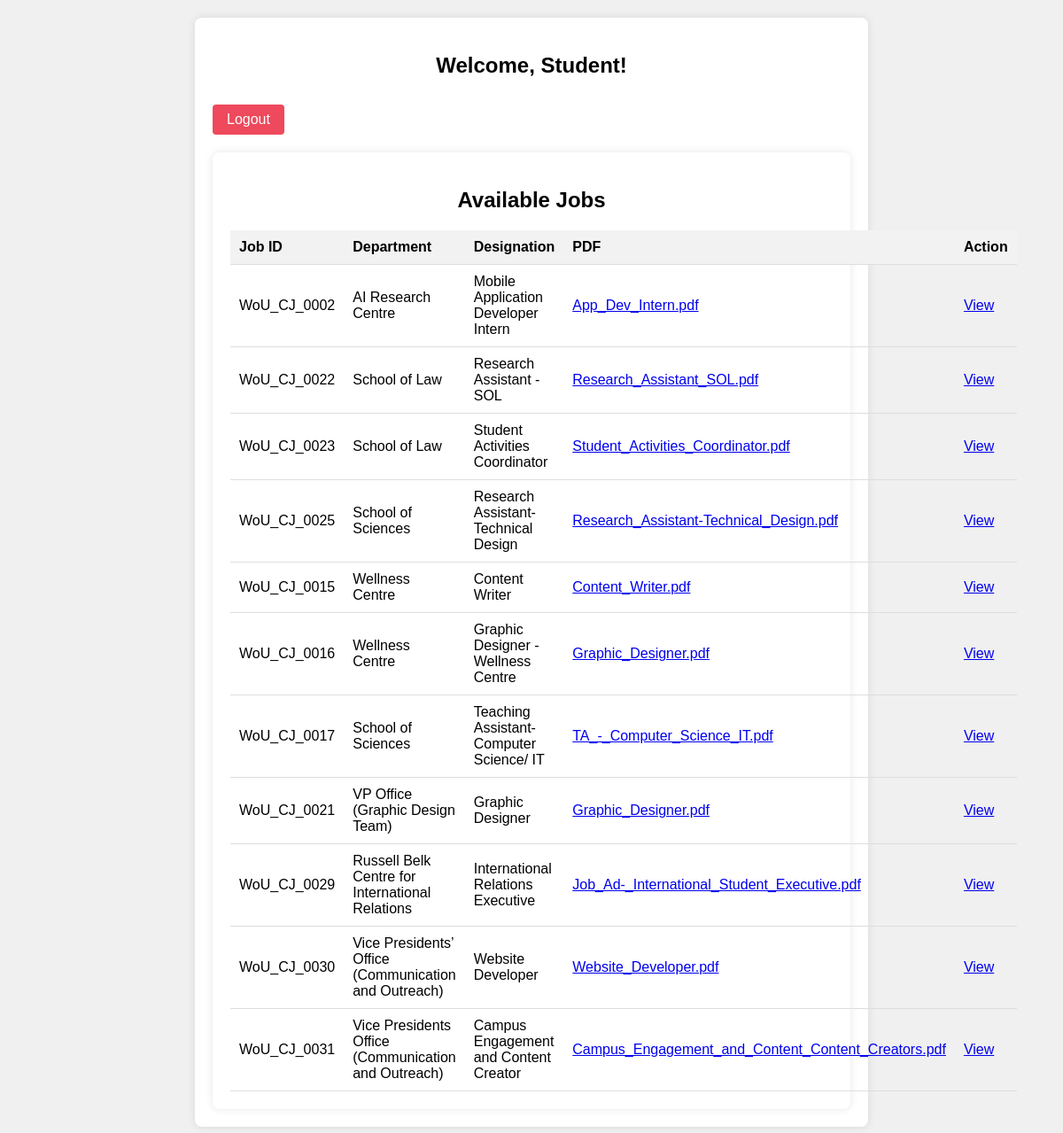
Screenshot of /student_dashboard (signed in) with the database file from the repository.
### tables this page shows
CREATE TABLE job (
            job_id INTEGER PRIMARY KEY AUTOINCREMENT,
            id INTEGER NOT NULL,
            department TEXT NOT NULL,
            designation TEXT NOT NULL,
            description TEXT,
            pdf_path TEXT,
            pdf_filename TEXT
        );

### main.py (the view)
@app.route('/student_dashboard')
@login_required
def student_dashboard():
    if 'email' in session:
        email = session['email']
        conn = sqlite3.connect('pdfs.db')
        c = conn.cursor()
        c.execute('SELECT * FROM job')
        jobs = c.fetchall()
        conn.close()
        return render_template('Student.html', email=email, jobs=jobs)
    else:
        return jsonify({'message': 'Session email not found. Please log in again.'}), 404

### main.py (called while the page is built)
@login_manager.user_loader
def load_user(user_id):
    user = Faculty.get(user_id)
    if not user:
        user = Student.get(user_id)
    return user

    @staticmethod
    def get(email):
        conn = sqlite3.connect('pdfs.db')
        c = conn.cursor()
        c.execute('SELECT Email_ID, Password FROM users WHERE Email_ID = ?', (email,))
        user_data = c.fetchone()
        conn.close()
        if user_data:
            return Faculty(user_data[0])
        else:
            return None

### templates/Student.html (shortened to what this page needs)
<!DOCTYPE html>
<html lang="en">
<head>
</head>
<body>
    <div class="container">
        <h2>Welcome, Student!</h2>
        <a class="btn" href="{{ url_for('logout') }}">Logout</a>
        <div class="job_cont">
            <h2>Available Jobs</h2>
            <table>
                <thead>
                    <tr>
                        <th>Job ID</th>
                        <th>Department</th>
                        <th>Designation</th>
                        <th>PDF</th>
                        <th>Action</th>
                    </tr>
                </thead>
                <tbody>
                    {% if jobs %}
                    {% for job in jobs %}
                    <tr>
                        <td>{{ job[1] }}</td>
                        <td>{{ job[2] }}</td>
                        <td>{{ job[3] }}</td>
                        <td><a href="#" onclick="showPDF('{{ job[5] }}')">{{ job[6] }}</a></td>
                        <td>
                            <a href="#" class="view-job"
                                onclick="showModal('{{ job[1] }}','{{ job[2] }}', '{{ job[3] }}', '{{ job[4] }}', '{{ job[5] }}', '{{ job[6] }}', '{{ job[0] }}')">View</a>
                        </td>
                    </tr>
                    {% endfor %}
                    {% else %}
                    <tr>
                        <td colspan="5" class="no-jobs">No jobs available.</td>
                    </tr>
                    {% endif %}
                </tbody>
            </table>
        </div>
    </div>
</body>
</html>

### templates/Student.html (style rules this page uses)
body { font-family: Arial, sans-serif; background-color: #f0f0f0; margin: 0; padding: 0; }
.container { max-width: 60%; margin: 20px auto; padding: 20px; background-color: #ffffff; border-radius: 8px; box-shadow: 0 0 10px rgba(0, 0, 0, 0.1); }
.job_cont { margin-top: 20px; background-color: #ffffff; border-radius: 8px; box-shadow: 0 0 10px rgba(0, 0, 0, 0.1); padding: 20px; }
h2 { text-align: center; margin-bottom: 20px; }
.btn { display: inline-block; padding: 10px 20px; background-color: #ee495c; color: white; text-decoration: none; border-radius: 4px; cursor: pointer; margin-top: 10px; }
table { width: 100%; border-collapse: collapse; margin-top: 20px; }
th, td { padding: 10px; text-align: left; border-bottom: 1px solid #ddd; }
th { background-color: #f2f2f2; font-weight: bold; }
.btn { padding: 8px 16px; border: none; border-radius: 4px; cursor: pointer; transition: background-color 0.3s ease; }

### rows the page displays
job: id "WoU_CJ_0002", department "AI Research Centre", designation "Mobile Application Developer Intern", pdf_filename "App_Dev_Intern.pdf"
job: id "WoU_CJ_0022", department "School of Law", designation "Research Assistant - SOL", pdf_filename "Research_Assistant_SOL.pdf"
job: id "WoU_CJ_0023", department "School of Law", designation "Student Activities Coordinator", pdf_filename "Student_Activities_Coordinator.pdf"
job: id "WoU_CJ_0025", department "School of Sciences", designation "Research Assistant-Technical Design", pdf_filename "Research_Assistant-Technical_Design.pdf"
job: id "WoU_CJ_0015", department "Wellness Centre", designation "Content Writer", pdf_filename "Content_Writer.pdf"
job: id "WoU_CJ_0016", department "Wellness Centre", designation "Graphic Designer - Wellness Centre", pdf_filename "Graphic_Designer.pdf"
job: id "WoU_CJ_0017", department "School of Sciences", designation "Teaching Assistant- Computer Science/ IT", pdf_filename "TA_-_Computer_Science_IT.pdf"
job: id "WoU_CJ_0021", department "VP Office (Graphic Design Team)", designation "Graphic Designer", pdf_filename "Graphic_Designer.pdf"
job: id "WoU_CJ_0029", department "Russell Belk Centre for International Relations", designation "International Relations Executive", pdf_filename "Job_Ad-_International_Student_Executive.pdf"
job: id "WoU_CJ_0030", department "Vice Presidents’ Office (Communication and Outreach)", designation "Website Developer", pdf_filename "Website_Developer.pdf"
job: id "WoU_CJ_0031", department "Vice Presidents Office (Communication and Outreach)", designation "Campus Engagement and Content Creator", pdf_filename "Campus_Engagement_and_Content_Content_Creators.pdf"
